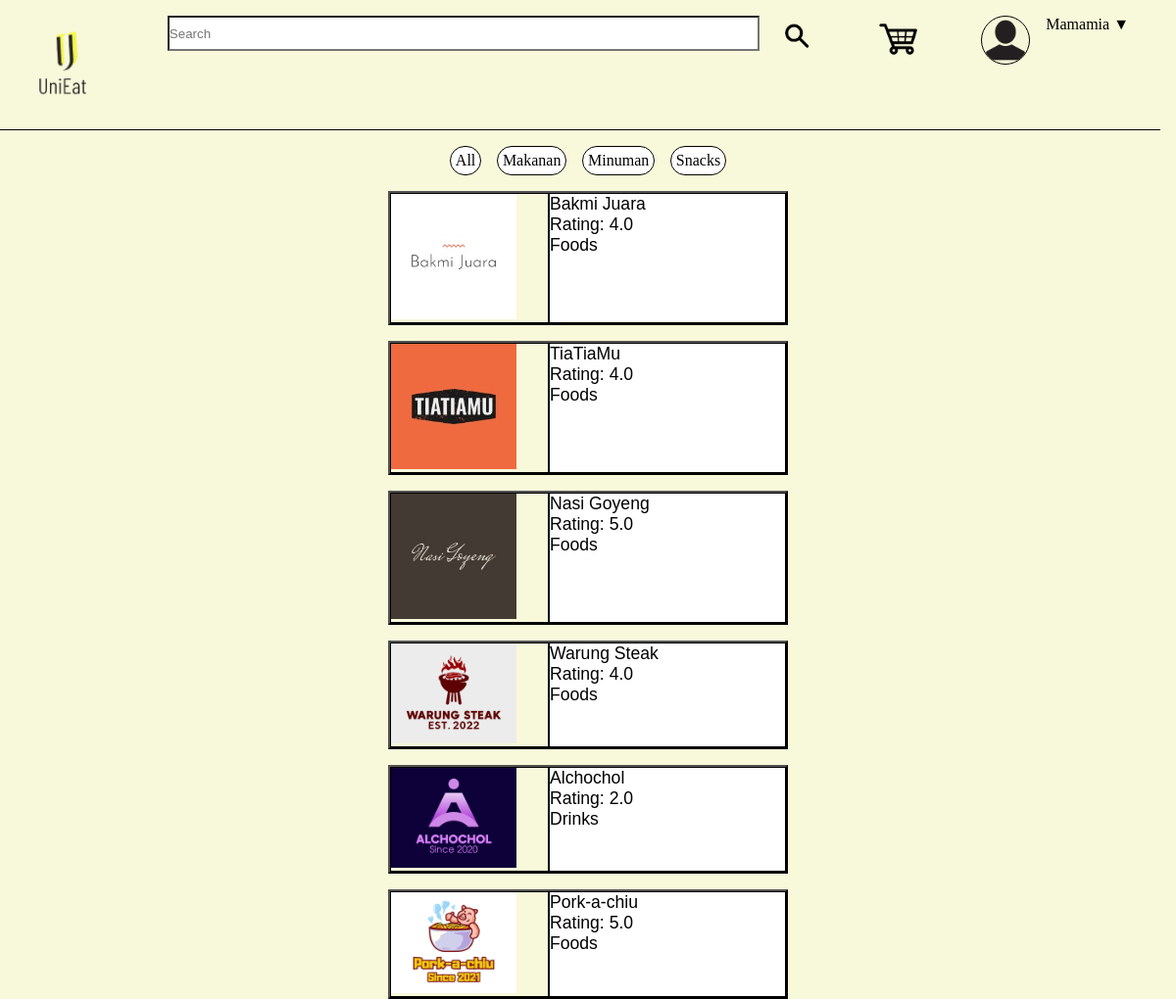
The app's page /CustomerPage.php (signed in) with its own data.
### tables this page shows
CREATE TABLE `customer` (
  `customerID` int(10) NOT NULL,
  `customerEmail` varchar(155) NOT NULL,
  `customerUsername` varchar(20) NOT NULL,
  `customerPhoneNumber` varchar(20) NOT NULL,
  `customerPassword` varchar(20) NOT NULL,
  `customerPhoto` varchar(500) NOT NULL
);

### CustomerPage.php (the view, shortened to what this page needs)
<?php
  include('koneksi.php');
  $email = $_COOKIE['logincustomeremail'];
  $profile = "SELECT * FROM  `customer` WHERE customerEmail LIKE '$email'";
  $prof = mysqli_query($con, $profile);
  $count = mysqli_fetch_array($prof);
?>
<!DOCTYPE html>
<html lang="en">
  <head>
    <link rel="stylesheet" href="style.css" />
  </head>
  <body>
    <header>
      <div class="header-left">
        <img src="assets/UniEat.png" alt="UniEat Logo" />
      </div>
      <div class="header-middle">
        <form action="" class="header-middle">
          <input type="text" name="search" id="search" placeholder="Search" />
          <label for="search"
            ><img src="assets/search.png" alt="search logo"
          /></label>
        </form>
      </div>
      <div class="shopcart">
        <a href="Cart.php"><img src="assets/shopcart.png" alt="shopcart" /></a>
      </div>
      <div class="header-right profile">
                <img src="<?= $count['customerPhoto']?>" alt="Profile" />
        <div class="profile">
          <div id="profile-name">
            <?= $count['customerUsername']?>
            &#9660
          </div>
          <br>
        </div>
      </div>
    </header>
    <div class="body">
      <div class="menu-bar">
        <div class="btn">All</div>
        <div class="btn">Makanan</div>
        <div class="btn">Minuman</div>
        <div class="btn">Snacks</div>
      </div>
      <div class="tenants">
        <div id="tenant-list">
          <?php
            include('koneksi.php');
            $query = "SELECT tn.tenantLogo, tn.tenantCategory, prd.tenantID, tn.tenantUsername ,ROUND(AVG(ord.rating),1) as rating FROM `order` ord JOIN `product` prd ON prd.productID = ord.productID JOIN `customer` cus ON cus.customerID = ord.customerID JOIN tenant tn ON tn.tenantID = prd.tenantID GROUP BY tn.tenantID";
            $res = mysqli_query($con, $query);
            while($data = mysqli_fetch_array($res)){
              ?>
              <form action="TenantDetail.php" method="POST" enctype="multipart/form-data">
                <button type="submit" class="cursor">
                  <div class="pemisah">
                    <div class="logo-tenant">
                      <img src="<?= $data['tenantLogo']?>" alt="Logo has not been inserted" style="width: 8rem; height: auto">
                    </div>
                    <div id="tenant-details">
                      <div class="detail" id="name"><?= $data['tenantUsername']?></div>
                      <div class="detail" id="rating">Rating: <?= $data['rating']?></div>
                      <div class="detail" id="category"><?= $data['tenantCategory']?></div>
                    </div>
                  </div>
                </button>
              </form>
              <?php
            }
          ?>
        </div>
      </div>
    </div>
  </body>
</html>

### style.css (style rules this page uses)
* { margin: 0; padding: 0; background-color: rgb(248, 248, 218); }
a { text-decoration: none; color: black; background-color: transparent; }
header { display: flex; flex-direction: row; position: relative; width: 96vw; justify-content: space-between; text-align: center; padding: 1rem; border-bottom: 1px solid black; }
.header-left img { width: 6rem; height: 6rem; }
.shopcart img { width: 3rem; height: 3rem; cursor: pointer; }
.header-middle { display: flex; width: fit-content; height: fit-content; flex-direction: row; column-gap: 1rem; }
.header-middle input { width: 50vw; height: 2rem; }
.header-middle img { width: 2.8rem; cursor: pointer; }
.header-middle input { background-color: white; }
.header-right { display: flex; flex-direction: row; column-gap: 1rem; justify-content: center; padding-right: 1rem; text-align: center; height: fit-content; }
.header-right img { width: 3rem; height: 3rem; border-radius: 2rem; border: 1px solid black; }
.profile { position: relative; cursor: pointer; top: 0; justify-content: center; }
.body { position: relative; display: flex; flex-direction: column; row-gap: 1rem; text-align: center; padding-top: 1rem; }
.body .menu-bar { display: flex; flex-direction: row; column-gap: 1rem; justify-content: center; }
.body .menu-bar .btn { border: 1px solid black; border-radius: 1rem; padding: 0.3rem; color: black; background-color: white; cursor: pointer; }
.body #tenant-list { justify-content: center; display: flex; }
.body #tenant-list img { width: 3rem; height: 3rem; }
.detail { text-align: left; }
.body #customer-list, .body #tenant-list { flex-wrap: wrap; display: flex; position: relative; flex-direction: column; row-gap: 1rem; justify-content: center; text-align: center; align-items: center; }
.body #customer-list .pemisah, .body #tenant-list .pemisah { display: flex; flex-direction: row; column-gap: 2rem; width: fit-content; border: 1px solid black; }
.body #customer-list .pemisah #customer-details, .body #tenant-list .pemisah #tenant-details { justify-content: center; border-left: 2px solid black; background-color: white; }
.body #customer-list .pemisah #customer-details .detail, .body #tenant-list .pemisah #tenant-details .detail { display: flex; flex-direction: column; background-color: white; flex-wrap: wrap; width: 15rem; text-align: left; font-size: 1.1rem; }
.cursor { cursor: pointer; }

### records on screen
customer: customerPhoto (picture), customerUsername "Mamamia"

### other values on screen
$data['tenantUsername'] "Bakmi Juara"
$data['rating'] "4.0"
$data['tenantCategory'] "Foods"
$data['tenantUsername'] "TiaTiaMu"
$data['tenantUsername'] "Nasi Goyeng"
$data['rating'] "5.0"
$data['tenantUsername'] "Warung Steak"
$data['tenantUsername'] "Alchochol"
$data['rating'] "2.0"
$data['tenantCategory'] "Drinks"
$data['tenantUsername'] "Pork-a-chiu"
